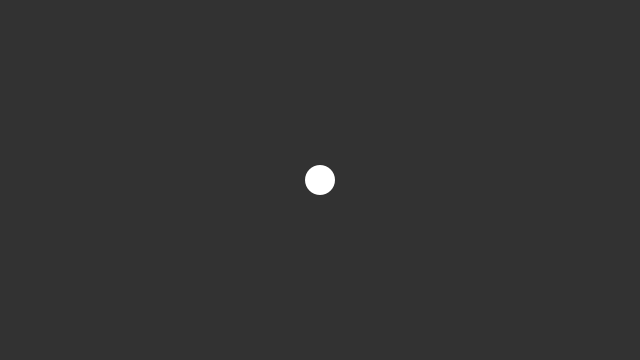
Frame 1 (no input)
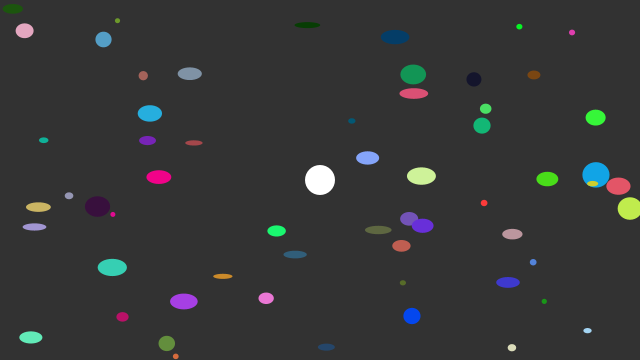
Frame 60 (the mouse pressed at the canvas centre just before this capture)
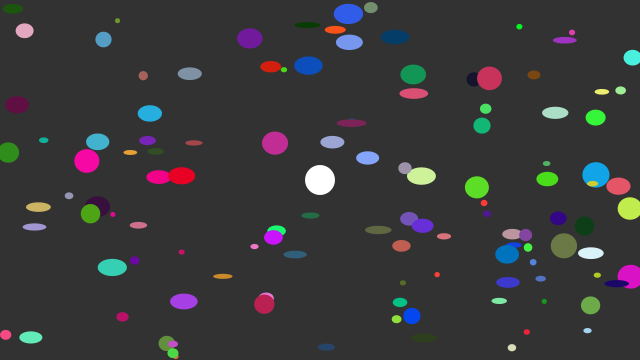
Frame 120 (the mouse held since frame 60 and released just before this capture)

The Processing sketch that drew these frames (run headless with seeded random() and noise(); from frame 60 on, the mouse is pressed at the canvas centre):

// Processing sketch: circle_move2
// ── circle_move2.pde
float circleX;
float circleY;
float circleSizeX;
float circleSizeY;
float circleRed;
float circleBlue;
float circleGreen;

void setup() {
  size(640, 360);
  circleX = width/2;
  circleY = height/2;
  background(50);
  circleSizeX = 30;
  circleSizeY = 30;
  circleRed = 255;
  circleBlue = 255;
  circleGreen = 255;
  println("hello world");
}

void draw() {
  //drawing stuff
  fill(circleRed, circleGreen, circleBlue);
  noStroke();
  ellipse(circleX, circleY, circleSizeX, circleSizeY);
  
  //logic
  circleX=random(width);
  circleY=random(height);
  circleSizeX = random(5,30);
  circleSizeY = random(5,circleSizeX);
  circleRed = random(0,255);
  circleGreen = random(0,255);
  circleBlue = random(0,255);
  println(circleX);
}
